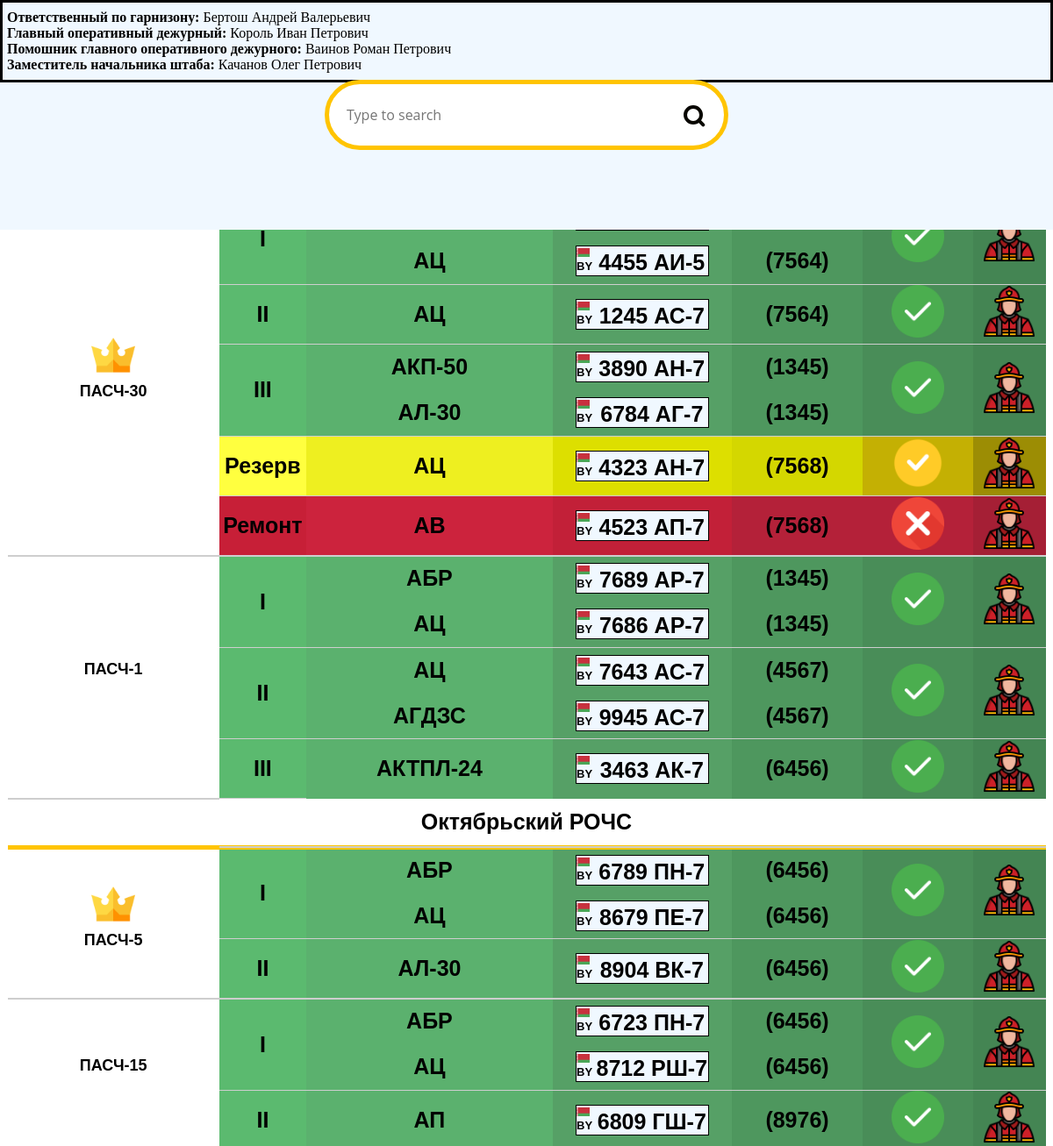
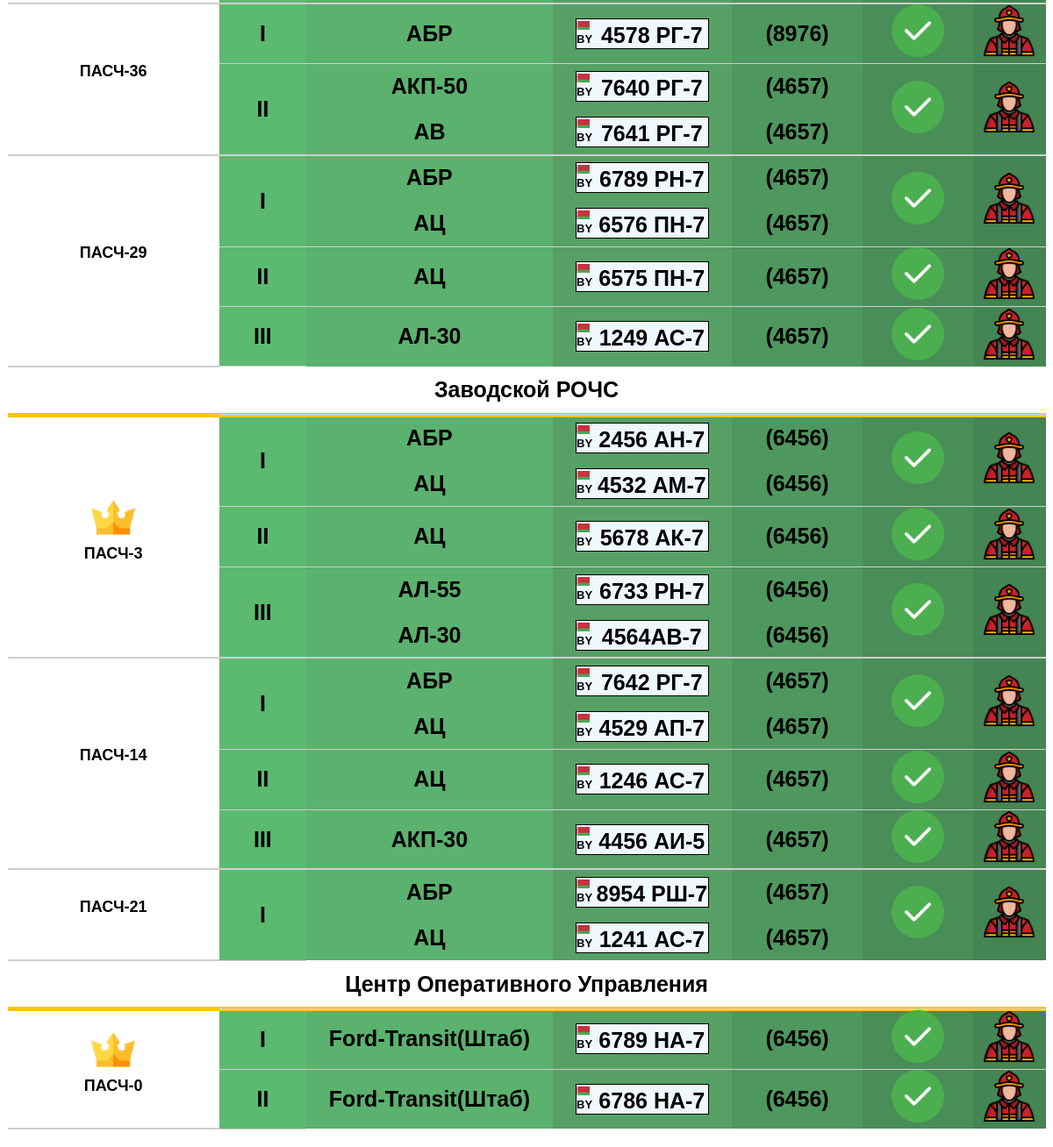
The page / on the database its author committed (2 pictures, top to bottom).
### models.py (models this page shows)
class FireTruks(Base):
    __table__ = Base.metadata.tables['todo_firetruk']

class DistrictDepartment(Base):
    __table__ = Base.metadata.tables['todo_districtdepartment']

### main.py (the view, shortened to what this page needs)
@app.route("/", methods=['GET','POST'])
def all():
    licensePlate = request.args.get('licensePlate')
    ric = request.args.get('rictangle')
    type = request.args.get('type')
    main_fireDepartment = [i[0] for i in db_session.query(FireDepartment.fireDepartmentNumber).filter(FireDepartment.isMain == True).all()]
    if request.method == 'GET' or query=='' or query.lower() == 'все':
        all_fireTruks = db_session.query(FireTruks).all()
        all = db_session.query(FireTruks, DistrictDepartment)\
                          .join(FireDepartment, FireTruks.fireDepartment_id==FireDepartment.fireDepartmentNumber)\
                          .join(DistrictDepartment, FireDepartment.districtDepartment_id==DistrictDepartment.id)\
                          .order_by(FireDepartment.isMain)\
                          .all()
        return render_template('all.html', results = get_firetruks(all, all_fireTruks), main_fireDepartment=main_fireDepartment)
    else:
        return render_template('main.html')

### filters/my_custom_filters.py (called while the page is built, shortened)
def dificult_length_calculator(dict):
    result = 0
    result_dict = {}
    if  isinstance(dict, type({}.values())):
       for j in dict:
           result= result+len(j.values())
    else:
        result = 0
        for j in dict.values():
            if type(j) is list:
                result+=len(j)
    return result

def sort_firedepartments(list_firedepartments, main_firedepartments):
    main_firedepartment = {}
    for i,j in list_firedepartments.items():
        if i in main_firedepartments:
            main_firedepartment = {i:j}
            del list_firedepartments[i]
            break
    return dict(list(main_firedepartment.items()) + list(list_firedepartments.items()))

def sort_number_of_firetrukset(list_firedepartments):
    if list_firedepartments.get('Резерв'):
        res = list_firedepartments.get('Резерв')
        del list_firedepartments['Резерв']
        list_firedepartments['Резерв'] = res
    if list_firedepartments.get('Ремонт'):
        rep = list_firedepartments.get('Ремонт')
        del list_firedepartments['Ремонт']
        list_firedepartments['Ремонт'] = rep
    return list_firedepartments

### helpMethods.py (called while the page is built)
def get_firetruks(list, list2=None):
    result = {}
    if list2:
        truks = test(list2)
        for fireTruk, district in list:
            if result.get(district.districtDepartmentName):
                result[district.districtDepartmentName][fireTruk.fireDepartment_id] = truks[fireTruk.fireDepartment_id]
            else:
                result[district.districtDepartmentName]={fireTruk.fireDepartment_id : truks[fireTruk.fireDepartment_id]}
    else:
        for fireTruk, district in list:
            if result.get(district.districtDepartmentName):
                result[district.districtDepartmentName][fireTruk.fireDepartment_id] = [fireTruk,]
            else:
                result[district.districtDepartmentName]={fireTruk.fireDepartment_id : [fireTruk,]}
    return result

### templates/all.html
{% extends "main.html" %}
{% block content %}
<table class="table">
  <thead>
    <tr>
      <th>Номер части</th>
      <th>№ хода</th>
      <th>Название</th>
      <th>Гос.номер</th>
      <th>Шасси</th>
      <th>Статус</th>
      <th>Л/С</th>
    </tr>
  </thead>
  <tbody>
    {% for key, value in results.items() %}
    <tr class="district">
      <td colspan="7" class="district">{{ key }}</td>
    </tr>
    {% set dict = value|sort_firedepartments(main_fireDepartment)%}
    {% for key2, value2 in dict.items() %}
    {% set outer_loop = loop %}
    <tr style="border-bottom: 2px solid #cecece;">
      {% set len2 = value2|dificult_length_calculator + value2.values()|length+1 %}
      <td rowspan="{{len2}}" class="class3" style="border-bottom: 2px solid #cecece;">
        {% if outer_loop.index==1 %}
            <img src="/static/images/crown.png" height="50" width="50" >
        {% endif %}
        <h3 style="margin-top: 0px; font-size: large;">ПАСЧ-{{ key2 }}</h3>
      </td>
    </tr>
    {% set dict = value2|sort_number_of_firetrukset%}
    {% for key3, value3 in dict.items() %}
    <tr class='{{value3[0].status}}' style="border-top: 1px solid #cecece;">
      {% set len3 = value3|length + 1 %}
      <td rowspan="{{len3}}" style="width: 8%;border-bottom: 1px solid #cecece;">{{ key3 }}</td>
      {% for i in value3 %}
        <tr>
          <td class="{{i.status}}1" > {{ i.name }}</td>
          <td class="{{i.status}}2">
              <div style="border: 1px solid #000000; width: 150px; display: inline-block; margin: 1%; background-color: aliceblue;">
                  <div style="width: 10%; display: inline-block; font-size: small;">
                      <div>
                          <img src="/static/images/belarus.png" height="10" width="15">
                      </div>
                      <div>
                          BY
                      </div>
                  </div>
                  <div style="width: 85%; display: inline-block;">
                      {{i.licensePlate}}
                  </div>
              </div>
            </td>
          <td class="{{i.status}}3" >{{i.chassis}}</td>
          {% set len4 = len3 - 1 %}
          {% if i.licensePlate==value3[0].licensePlate %}
          {% if i.status=='COM' %}
          <td rowspan="{{len4}}"  style=" width: 7%;" class="{{i.status}}4">
            <img src="/static/images/free-icon-correct-4436481.png" height="60" width="60">
          </td>
          {% elif i.status=='RES' %}
          <td rowspan="{{len4}}" style="width: 7%;" class="{{i.status}}4">
            <img src="/static/images/checklist.png" height="60" width="60" >
          </td>
          {% else %}
          <td rowspan="{{len4}}" style="width: 7%;" class="{{i.status}}4">
            <img src="/static/images/delete.png" height="60" width="60" >
          </td>
          {% endif %}
          <td rowspan="{{len4}}" class="{{i.status}}5" style="width: 7%;">
            {% if i.status=='COM' %}
            <a href="/?licensePlate={{i.licensePlate}}">
              {% elif i.status=='REP' or i.status=='RES' %}
              <a href="#" class="disabled">
                {% endif %}
                <img src="/static/images/free-icon-firefighter-7242607.png" height="60" width="60">
              </a>
          </td>
          {% endif %}
          {% endfor %}
        </tr>
    </tr>
    {% endfor %}
    {% endfor %}
    {% endfor %}
  </tbody>
</table>
{% endblock content %}

### templates/main.html (shortened to what this page needs)
<!DOCTYPE html>
<html>
<head>
  <link type="text/css" href="{{ url_for('static', filename='css/styles.css')}}" rel="stylesheet" />
  <link rel=”stylesheet” href=”https://cdnjs.cloudflare.com/ajax/libs/twitter-bootstrap/4.1.2/css/bootstrap.min.css”>
</head>
<body style="background-image: url(/static/images/photo.jpg);background-position: center center;background-size: cover;background-repeat: no-repeat;background-attachment: fixed;">
<div style="background-color: aliceblue; width: 100%; height: 10%; position: absolute; top: 0%; left: 0%;">
  <form action="/" method="POST" class="search-wrapper active">
    <div class="input-holder">
        <input class="search-input" type="text" name="query"  placeholder="Type to search" />
        <button class="search-icon"><span></span></button>
    </div>
  </form>
  <div style="width: auto; border: 3px solid rgb(0, 0, 0);  line-height: 2px;">
     <p style="margin-left: 5px;"><b>Ответственный по гарнизону:</b> Бертош Андрей Валерьевич</p>
     <p style="margin-left: 5px;"><b>Главный оперативный дежурный:</b> Король Иван Петрович</p>
     <p style="margin-left: 5px;"><b>Помошник главного оперативного дежурного:</b> Ваинов Роман Петрович</p>
     <p style="margin-left: 5px;"><b>Заместитель начальника штаба:</b> Качанов Олег Петрович</p>
  </div>
</div>
  {% block content %}
  {% endblock content %}
</body>
</html>

### static/css/styles.css (style rules this page uses)
.search-wrapper { position: absolute; transform: translate(-50%, -50%); top:50%; left:50%; }
.search-wrapper .input-holder { height: 70px; width:70px; overflow: hidden; background: white; border-radius:6px; border: 5px solid rgb(255, 196, 0); position: relative; transition: all 0.3s ease-in-out; }
.search-wrapper.active .input-holder { width:450px; border-radius: 50px; background: white; transition: all .5s cubic-bezier(0.000, 0.105, 0.035, 1.570); }
.search-wrapper .input-holder .search-input { width:100%; height: 50px; padding:0px 70px 0 20px; opacity: 0; position: absolute; top:0px; left:0px; background: transparent; box-sizing: border-box; border:none; outline:none; font-family:"Open Sans", Arial, Verdana; font-size: 16px; font-weight: 400; line-height: 20px; color:#000000; transform: translate(0, 60px); transition: all .3s cubic-bezier(0.000, 0.105, 0.035, 1.570); transition-delay: 0.3s; }
.search-wrapper.active .input-holder .search-input { opacity: 1; transform: translate(0, 10px); }
.search-wrapper .input-holder .search-icon { width:70px; height:70px; border:none; border-radius:6px; background: #FFF; padding:0px; outline:none; position: relative; z-index: 2; float:right; cursor: pointer; transition: all 0.3s ease-in-out; }
.search-wrapper.active .input-holder .search-icon { width: 50px; height:50px; margin: 10px; border-radius: 30px; }
.search-wrapper .input-holder .search-icon span { width:22px; height:22px; display: inline-block; vertical-align: middle; position:relative; transform: rotate(45deg); transition: all .4s cubic-bezier(0.650, -0.600, 0.240, 1.650); }
.search-wrapper.active .input-holder .search-icon span { transform: rotate(-45deg); }
.search-wrapper .input-holder .search-icon span::before, .search-wrapper .input-holder .search-icon span::after { position: absolute; content:''; }
.search-wrapper .input-holder .search-icon span::before { width: 4px; height: 11px; left: 9px; top: 18px; border-radius: 2px; background: rgb(10, 8, 0); }
.search-wrapper .input-holder .search-icon span::after { width: 14px; height: 14px; left: 0px; top: 0px; border-radius: 16px; border: 4px solid rgb(8, 6, 0); }
.COM { background-color: #5bba6f; color: black; }
.COM1 { background-color: #5bb16e; color: black; }
.COM2 { color: black; background-color: #56a066; }
.COM3 { color: black; background-color: #4e975e; }
.COM4 { background-color: #498d58; color: black; }
.COM5 { background-color: #448553; color: black; }
.REP { background-color: #c71f37; color: black; }
.REP1 { background-color: #cc233d; color: black; }
.REP2 { background-color: #c22038; color: black; }
.REP3 { background-color: #b42139; color: black; }
.REP4 { background-color: #b42139; color: black; }
.REP5 { background-color: #a51f35; color: black; }
.RES { background-color: #ffff3f; color: black; }
.RES1 { background-color: #eeef20; color: black; }
.RES2 { background-color: #dddf00; color: black; }
.RES3 { background-color: #d4d700; color: black; }
.RES4 { background-color: #c4b003; color: black; }
.RES5 { background-color: #9c8d04; color: black; }
.table { background-color: white; width:100%; margin-top: 5.5%; margin-bottom: 20px; border-collapse: collapse; font-size: 25px; text-align: center; font-weight: bold; font-family: sans-serif; border-radius:6px; }
.table th { font-weight: bold; padding: 20px; border: 1px solid #252525; background-color: #2e2e2e; color: #dddddd; width: auto; }
.table td { padding: 1px; height: 50px; width: auto; }
.district { border-bottom: 5px solid rgb(255, 196, 0); }
a:link { color: #ffffff; }
a.disabled { pointer-events: none; cursor: default; color: #cccaca; }

### rows shown on the page
FireTruks: dict "30" "1", dict "I" "II" "III" "Резерв" "Ремонт" "I" "II" "III", name "АБР", licensePlate "7689 АР-7", chassis "(1345)"
FireTruks: name "АЦ", licensePlate "4455 АИ-5", chassis "(7564)"
FireTruks: name "АЦ", licensePlate "1245 АС-7", chassis "(7564)"
FireTruks: name "АКП-50", licensePlate "3890 АН-7", chassis "(1345)"
FireTruks: name "АЛ-30", licensePlate "6784 АГ-7", chassis "(1345)"
FireTruks: name "АЦ", licensePlate "4323 АН-7", chassis "(7568)"
FireTruks: name "АВ", licensePlate "4523 АП-7", chassis "(7568)"
FireTruks: name "АЦ", licensePlate "7686 АР-7", chassis "(1345)"
FireTruks: name "АЦ", licensePlate "7643 АС-7", chassis "(4567)"
FireTruks: name "АГДЗС", licensePlate "9945 АС-7", chassis "(4567)"
FireTruks: name "АКТПЛ-24", licensePlate "3463 АК-7", chassis "(6456)"
FireTruks: districtDepartmentName "Октябрьский РОЧС", dict "5" "15" "36" "29", dict "I" "II" "I" "II" "I" "II" "I" "II" "III", name "АБР", licensePlate "6723 ПН-7", chassis "(6456)"
FireTruks: name "АБР", licensePlate "6789 ПН-7", chassis "(6456)"
FireTruks: name "АЦ", licensePlate "8679 ПЕ-7", chassis "(6456)"
FireTruks: name "АЛ-30", licensePlate "8904 ВК-7", chassis "(6456)"
FireTruks: name "АЦ", licensePlate "8712 РШ-7", chassis "(6456)"
FireTruks: name "АП", licensePlate "6809 ГШ-7", chassis "(8976)"
FireTruks: name "АБР", licensePlate "4578 РГ-7", chassis "(8976)"
FireTruks: name "АКП-50", licensePlate "7640 РГ-7", chassis "(4657)"
FireTruks: name "АВ", licensePlate "7641 РГ-7", chassis "(4657)"
FireTruks: name "АБР", licensePlate "6789 РН-7", chassis "(4657)"
FireTruks: name "АЦ", licensePlate "6576 ПН-7", chassis "(4657)"
FireTruks: name "АЦ", licensePlate "6575 ПН-7", chassis "(4657)"
FireTruks: name "АЛ-30", licensePlate "1249 АС-7", chassis "(4657)"
FireTruks: districtDepartmentName "Заводской РОЧС", dict "3" "14" "21", dict "I" "II" "III" "I" "II" "III" "I", name "АБР", licensePlate "7642 РГ-7", chassis "(4657)"
FireTruks: name "АБР", licensePlate "2456 АН-7", chassis "(6456)"
FireTruks: name "АЦ", licensePlate "4532 АМ-7", chassis "(6456)"
FireTruks: name "АЦ", licensePlate "5678 АК-7", chassis "(6456)"
FireTruks: name "АЛ-55", licensePlate "6733 РН-7", chassis "(6456)"
FireTruks: name "АЛ-30", licensePlate "4564АВ-7", chassis "(6456)"
FireTruks: name "АЦ", licensePlate "4529 АП-7", chassis "(4657)"
FireTruks: name "АЦ", licensePlate "1246 АС-7", chassis "(4657)"
FireTruks: name "АКП-30", licensePlate "4456 АИ-5", chassis "(4657)"
FireTruks: name "АБР", licensePlate "8954 РШ-7", chassis "(4657)"
FireTruks: name "АЦ", licensePlate "1241 АС-7", chassis "(4657)"
FireTruks: districtDepartmentName "Центр Оперативного Управления", dict "0", dict "I" "II", name "Ford-Transit(Штаб)", licensePlate "6789 HА-7", chassis "(6456)"
FireTruks: name "Ford-Transit(Штаб)", licensePlate "6786 HА-7", chassis "(6456)"
